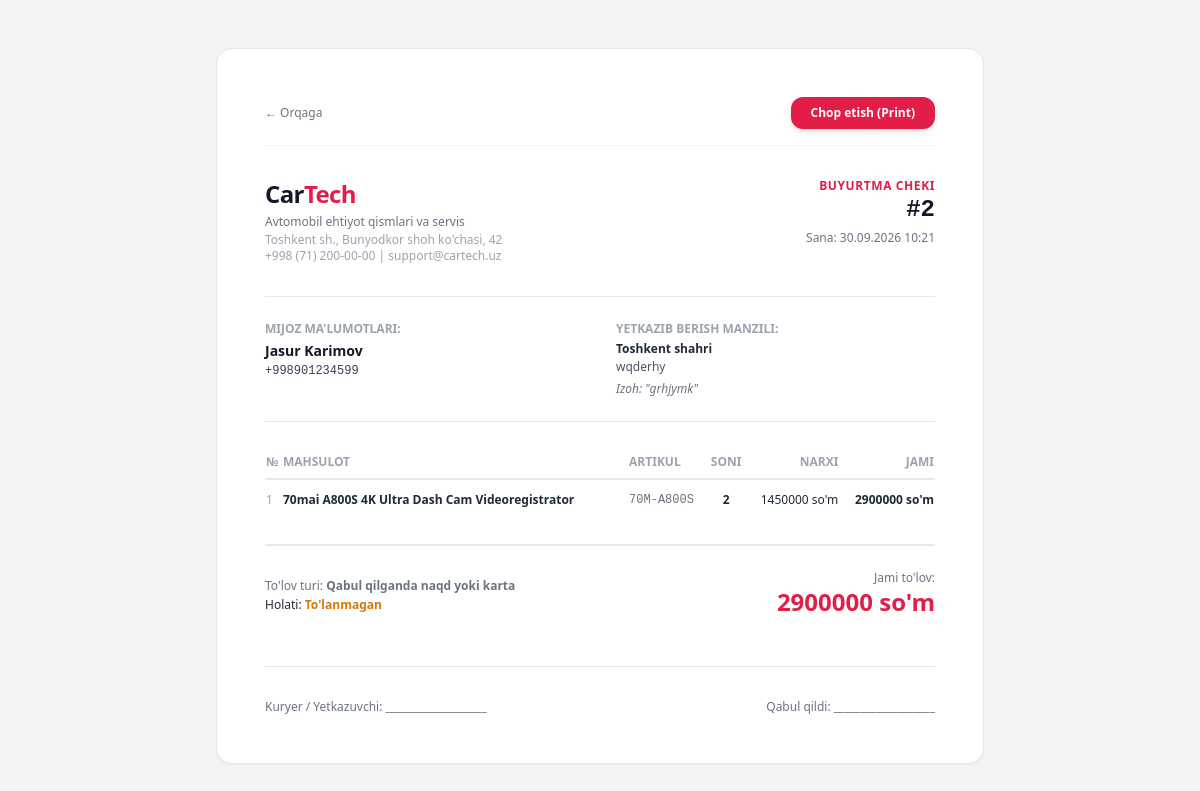
The page /management/orders/2/invoice/ (signed in) on the database its author committed.
### apps/orders/models.py (models this page shows, shortened)
class Order(models.Model):
    STATUS_CHOICES = (
        ("pending", "Kutilmoqda"),
        ("processing", "Tayyorlanmoqda"),
        ("shipped", "Yetkazilmoqda"),
        ("delivered", "Yetkazib berildi"),
        ("cancelled", "Bekor qilindi"),
    )
    PAYMENT_CHOICES = (
        ("cash", "Qabul qilganda naqd yoki karta"),
        ("payme", "Payme"),
        ("click", "Click"),
    )
    user = models.ForeignKey(
        settings.AUTH_USER_MODEL,
        on_delete=models.SET_NULL,
        null=True,
        blank=True,
        related_name="orders",
        verbose_name="Mijoz",
    )
    full_name = models.CharField(max_length=150, verbose_name="F.I.SH")
    phone = models.CharField(max_length=20, verbose_name="Telefon raqami")
    city = models.CharField(max_length=100, verbose_name="Shahar / Viloyat")
    address = models.TextField(verbose_name="Yetkazib berish manzili")
    total_amount = models.DecimalField(max_digits=12, decimal_places=0, default=0, verbose_name="Umumiy summa")
    status = models.CharField(max_length=20, choices=STATUS_CHOICES, default="pending", verbose_name="Holati")
    payment_method = models.CharField(max_length=20, choices=PAYMENT_CHOICES, default="cash", verbose_name="To'lov usuli")
    is_paid = models.BooleanField(default=False, verbose_name="To'langan")
    note = models.TextField(blank=True, verbose_name="Qo'shimcha izoh")
    created_at = models.DateTimeField(auto_now_add=True, verbose_name="Buyurtma vaqti")
    updated_at = models.DateTimeField(auto_now=True, verbose_name="Yangilangan vaqti")
    class Meta:
        verbose_name = "Buyurtma"
        verbose_name_plural = "Buyurtmalar"
        ordering = ["-created_at"]

class OrderItem(models.Model):
    order = models.ForeignKey(Order, on_delete=models.CASCADE, related_name="items", verbose_name="Buyurtma")
    product = models.ForeignKey(Product, on_delete=models.PROTECT, related_name="order_items", verbose_name="Mahsulot")
    price = models.DecimalField(max_digits=12, decimal_places=0, verbose_name="Narxi")
    quantity = models.PositiveIntegerField(default=1, verbose_name="Soni")
    class Meta:
        verbose_name = "Buyurtma mahsuloti"
        verbose_name_plural = "Buyurtma mahsulotlari"
    def get_cost(self):
        return self.price * self.quantity

### apps/product/models.py (models this page shows, shortened)
class Product(models.Model):
    name = models.CharField(max_length=255, verbose_name="Mahsulot nomi")
    slug = models.SlugField(max_length=260, unique=True, blank=True)
    sku = models.CharField(max_length=60, unique=True, blank=True, null=True, verbose_name="Artikul / Kod")
    category = models.ForeignKey(Category, on_delete=models.CASCADE, related_name="products", verbose_name="Kategoriya")
    compatible_models = models.ManyToManyField(CarModel, blank=True, related_name="products", verbose_name="Mos keladigan mashinalar")
    price = models.DecimalField(max_digits=12, decimal_places=0, verbose_name="Narxi (so'm)")
    old_price = models.DecimalField(max_digits=12, decimal_places=0, blank=True, null=True, verbose_name="Eski narxi (so'm)")
    image = models.ImageField(upload_to="products/", blank=True, null=True, verbose_name="Asosiy rasm")
    short_description = models.CharField(max_length=300, blank=True, verbose_name="Qisqa tavsif")
    description = models.TextField(blank=True, verbose_name="Batafsil tavsif")
    stock = models.PositiveIntegerField(default=10, verbose_name="Ombordagi soni")
    manufacturer = models.CharField(max_length=100, blank=True, verbose_name="Ishlab chiqaruvchi")
    country = models.CharField(max_length=100, blank=True, verbose_name="Ishlab chiqarilgan mamlakat")
    warranty = models.CharField(max_length=100, default="1 oy", verbose_name="Kafolat muddati")
    is_available = models.BooleanField(default=True, verbose_name="Sotuvda mavjud")
    is_featured = models.BooleanField(default=False, verbose_name="Ommabop / Tavsiya etiladi")
    is_new = models.BooleanField(default=True, verbose_name="Yangi mahsulot")
    created_at = models.DateTimeField(auto_now_add=True, verbose_name="Qo'shilgan sana")
    updated_at = models.DateTimeField(auto_now=True, verbose_name="Yangilangan sana")
    class Meta:
        verbose_name = "Mahsulot"
        verbose_name_plural = "Mahsulotlar"
        ordering = ["-created_at"]

### apps/management/views.py (the view)
# urls.py: path('orders/<int:pk>/invoice/', views.order_invoice_view, name='mgmt_order_invoice'),
@user_passes_test(is_store_admin, login_url='login')
def order_invoice_view(request, pk):
    order = get_object_or_404(Order, pk=pk)
    return render(request, 'management/order_invoice.html', {'order': order})

### apps/management/views.py (called while the page is built)
def is_store_admin(user):
    return user.is_authenticated and (user.is_staff or user.is_superuser)

### apps/orders/cart.py (called while the page is built)
    def __len__(self):
        return sum(item['quantity'] for item in self.cart.values())

### apps/orders/context_processors.py (called while the page is built)
def cart_processor(request):
    return {
        'cart': Cart(request),
        'cart_count': len(Cart(request)),
    }

### apps/product/context_processors.py (called while the page is built)
def product_categories_processor(request):
    categories = Category.objects.all()[:8]
    brands = CarBrand.objects.all()
    return {
        'nav_categories': categories,
        'nav_brands': brands,
    }

### templates/management/order_invoice.html (shortened to what this page needs)
<!DOCTYPE html>
<html lang="uz">
<head>
    <script src="https://cdn.tailwindcss.com"></script>
</head>
<body class="bg-gray-100 p-6 sm:p-12 text-gray-800">
    <div class="max-w-3xl mx-auto bg-white p-8 sm:p-12 rounded-2xl shadow-sm border border-gray-200">
        <div class="no-print flex justify-between items-center mb-8 pb-4 border-b border-gray-100">
            <button onclick="window.history.back()" class="text-xs text-gray-500 hover:underline">&larr; Orqaga</button>
            <button onclick="window.print()" class="px-5 py-2 bg-rose-600 text-white font-bold text-xs rounded-xl shadow-md">
                Chop etish (Print)
            </button>
        </div>
        <div class="flex justify-between items-start pb-8 border-b border-gray-200">
            <div>
                <h1 class="text-2xl font-black text-gray-900 tracking-tight">Car<span class="text-rose-600">Tech</span></h1>
                <p class="text-xs text-gray-500 mt-1">Avtomobil ehtiyot qismlari va servis</p>
                <p class="text-xs text-gray-400 mt-0.5">Toshkent sh., Bunyodkor shoh ko'chasi, 42</p>
                <p class="text-xs text-gray-400">+998 (71) 200-00-00 | support@cartech.uz</p>
            </div>
            <div class="text-right">
                <span class="text-xs font-bold text-rose-600 uppercase tracking-wider block">Buyurtma cheki</span>
                <span class="text-2xl font-black text-gray-900 font-mono">#{{ order.id }}</span>
                <p class="text-xs text-gray-500 mt-1">Sana: {{ order.created_at|date:"d.m.Y H:i" }}</p>
            </div>
        </div>
        <div class="grid grid-cols-2 gap-8 py-6 border-b border-gray-200 text-xs">
            <div>
                <span class="text-gray-400 uppercase font-bold block mb-1">Mijoz ma'lumotlari:</span>
                <p class="font-bold text-gray-900 text-sm">{{ order.full_name }}</p>
                <p class="font-mono text-gray-700 mt-0.5">{{ order.phone }}</p>
            </div>
            <div>
                <span class="text-gray-400 uppercase font-bold block mb-1">Yetkazib berish manzili:</span>
                <p class="font-bold text-gray-800">{{ order.city }}</p>
                <p class="text-gray-600 leading-relaxed">{{ order.address }}</p>
                {% if order.note %}
                    <p class="text-gray-500 italic mt-1">Izoh: "{{ order.note }}"</p>
                {% endif %}
            </div>
        </div>
        <div class="py-6">
            <table class="w-full text-left text-xs">
                <thead>
                    <tr class="border-b-2 border-gray-200 text-gray-400 uppercase">
                        <th class="py-2">№</th>
                        <th class="py-2">Mahsulot</th>
                        <th class="py-2">Artikul</th>
                        <th class="py-2 text-center">Soni</th>
                        <th class="py-2 text-right">Narxi</th>
                        <th class="py-2 text-right">Jami</th>
                    </tr>
                </thead>
                <tbody class="divide-y divide-gray-100">
                    {% for item in order.items.all %}
                        <tr>
                            <td class="py-3 text-gray-400">{{ forloop.counter }}</td>
                            <td class="py-3 font-bold text-gray-800">{{ item.product.name }}</td>
                            <td class="py-3 font-mono text-gray-500">{{ item.product.sku|default:"-" }}</td>
                            <td class="py-3 text-center font-bold">{{ item.quantity }}</td>
                            <td class="py-3 text-right">{{ item.price|floatformat:0 }} so'm</td>
                            <td class="py-3 text-right font-bold">{{ item.get_cost|floatformat:0 }} so'm</td>
                        </tr>
                    {% endfor %}
                </tbody>
            </table>
        </div>
        <div class="pt-6 border-t-2 border-gray-200 flex justify-between items-center text-sm">
            <div>
                <span class="text-xs text-gray-500">To'lov turi: <strong>{{ order.get_payment_method_display }}</strong></span>
                <span class="block text-xs mt-0.5">Holati:
                    {% if order.is_paid %}<strong class="text-emerald-600">To'langan</strong>{% else %}<strong class="text-amber-600">To'lanmagan</strong>{% endif %}
                </span>
            </div>
            <div class="text-right">
                <span class="text-xs text-gray-500 block">Jami to'lov:</span>
                <span class="text-2xl font-black text-rose-600">{{ order.total_amount|floatformat:0 }} so'm</span>
            </div>
        </div>
        <div class="mt-12 pt-8 border-t border-gray-200 grid grid-cols-2 gap-8 text-xs text-gray-500">
            <div>
                <p>Kuryer / Yetkazuvchi: ___________________</p>
            </div>
            <div class="text-right">
                <p>Qabul qildi: ___________________</p>
            </div>
        </div>
    </div>
</body>
</html>

### rows shown on the page
Order: id "2", created_at "30.09.2026 10:21", full_name "Jasur Karimov", phone "+998901234599", city "Toshkent shahri", address "wqderhy", note "grhjymk", payment_method "Qabul qilganda naqd yoki karta", total_amount "2900000"
OrderItem: product.name "70mai A800S 4K Ultra Dash Cam Videoregistrator", product.sku "70M-A800S", quantity "2", price "1450000", get_cost "2900000"
